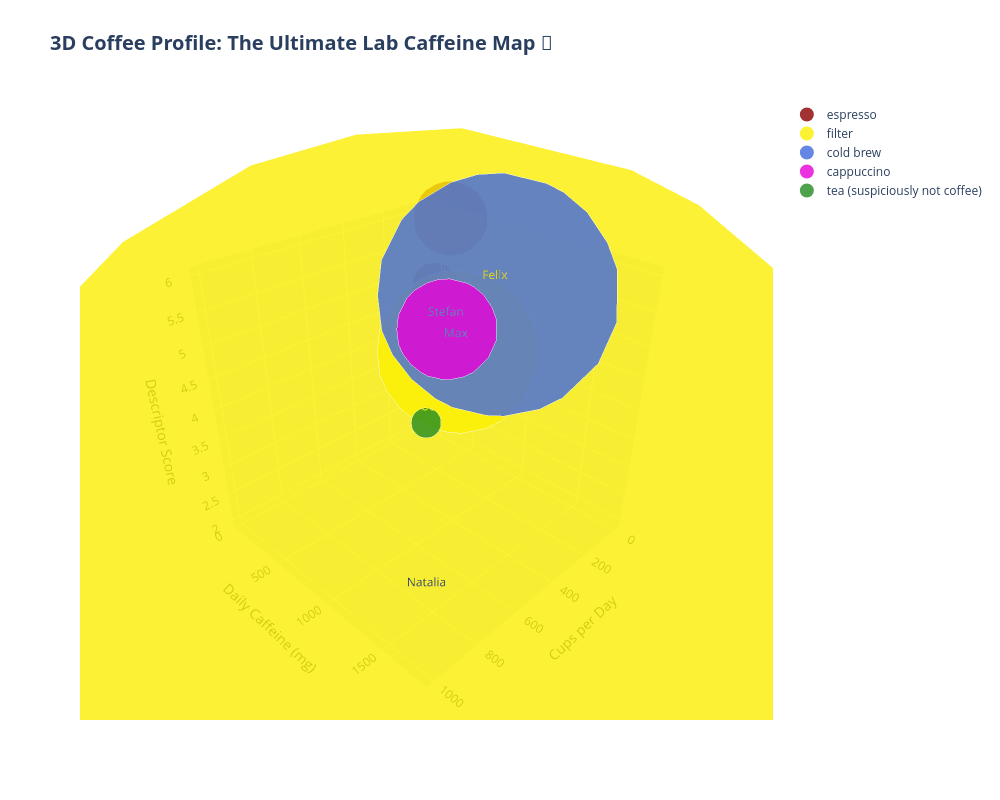

Source (notebook cell):
### Markdown cell above
you now probably got an error about a package which is not installed. Thus, install it via the terminal using pip.

### Code cell
# 3D INTERACTIVE PLOT with Plotly
fig = go.Figure()

# Create custom colors for each coffee style
coffee_colors = {
    "espresso": "#8B0000",
    "filter": "#FCEF02",
    "cold brew": "#4169E1",
    "cappuccino": "#E800D8",
    "tea (suspiciously not coffee)": "#228B22",
}

for coffee_style in df["coffee_style"].unique():
    mask = df["coffee_style"] == coffee_style
    subset = df[mask]

    fig.add_trace(
        go.Scatter3d(
            x=subset["cups_per_day"],
            y=subset["estimated_daily_caffeine_mg"],
            z=subset["descriptor_score"],
            mode="markers+text",
            text=subset["name"],
            textposition="top center",
            marker=dict(
                size=subset["mg_per_descriptor_point"] * 2,
                color=coffee_colors.get(coffee_style, "#FF6B6B"),
                opacity=0.8,
                line=dict(width=2, color="white"),
            ),
            name=coffee_style,
            hovertemplate="<b>%{text}</b><br>"
            + "Cups/day: %{x}<br>"
            + "Caffeine (mg): %{y}<br>"
            + "Descriptor Score: %{z}<br>"
            + "<extra></extra>",
        )
    )

fig.update_layout(
    title=dict(
        text="<b>3D Coffee Profile: The Ultimate Lab Caffeine Map 🚀</b>",
        font=dict(size=20),
    ),
    scene=dict(
        xaxis_title="Cups per Day",
        yaxis_title="Daily Caffeine (mg)",
        zaxis_title="Descriptor Score",
        camera=dict(eye=dict(x=1.5, y=1.5, z=1.3)),
    ),
    width=1000,
    height=800,
    hovermode="closest",
)

fig.show()

### Figure 1 — Plotly figure (JSON) as saved in the notebook; plotly's stock layout.template omitted (floating-point values rounded to 4 significant figures)
{"data": [{"hovertemplate": "<b>%{text}</b><br>Cups/day: %{x}<br>Caffeine (mg): %{y}<br>Descriptor Score: %{z}<br><extra></extra>", "marker": {"color": "#8B0000", "line": {"color": "white", "width": 2}, "opacity": 0.8, "size": [54.17, 86.67]}, "mode": "markers+text", "name": "espresso", "text": ["Milli", "Nat"], "textposition": "top center", "type": "scatter3d", "x": [2, -4], "y": [130, 260], "z": [4.8, 6.0]}, {"hovertemplate": "<b>%{text}</b><br>Cups/day: %{x}<br>Caffeine (mg): %{y}<br>Descriptor Score: %{z}<br><extra></extra>", "marker": {"color": "#FCEF02", "line": {"color": "white", "width": 2}, "opacity": 0.8, "size": [1125.0, 189.5]}, "mode": "markers+text", "name": "filter", "text": ["Natalia", "Max"], "textposition": "top center", "type": "scatter3d", "x": [1000, 3], "y": [1800, 360], "z": [3.2, 3.8]}, {"hovertemplate": "<b>%{text}</b><br>Cups/day: %{x}<br>Caffeine (mg): %{y}<br>Descriptor Score: %{z}<br><extra></extra>", "marker": {"color": "#4169E1", "line": {"color": "white", "width": 2}, "opacity": 0.8, "size": [282.4]}, "mode": "markers+text", "name": "cold brew", "text": ["Felix"], "textposition": "top center", "type": "scatter3d", "x": [13], "y": [720], "z": [5.1]}, {"hovertemplate": "<b>%{text}</b><br>Cups/day: %{x}<br>Caffeine (mg): %{y}<br>Descriptor Score: %{z}<br><extra></extra>", "marker": {"color": "#E800D8", "line": {"color": "white", "width": 2}, "opacity": 0.8, "size": [117.1]}, "mode": "markers+text", "name": "cappuccino", "text": ["Stefan"], "textposition": "top center", "type": "scatter3d", "x": [-2], "y": [240], "z": [4.1]}, {"hovertemplate": "<b>%{text}</b><br>Cups/day: %{x}<br>Caffeine (mg): %{y}<br>Descriptor Score: %{z}<br><extra></extra>", "marker": {"color": "#228B22", "line": {"color": "white", "width": 2}, "opacity": 0.8, "size": [35.0]}, "mode": "markers+text", "name": "tea (suspiciously not coffee)", "text": ["Robert"], "textposition": "top center", "type": "scatter3d", "x": [0], "y": [35], "z": [2.0]}], "layout": {"height": 800, "hovermode": "closest", "scene": {"camera": {"eye": {"x": 1.5, "y": 1.5, "z": 1.3}}, "xaxis": {"title": {"text": "Cups per Day"}}, "yaxis": {"title": {"text": "Daily Caffeine (mg)"}}, "zaxis": {"title": {"text": "Descriptor Score"}}}, "title": {"font": {"size": 20}, "text": "<b>3D Coffee Profile: The Ultimate Lab Caffeine Map 🚀</b>"}, "width": 1000}}
